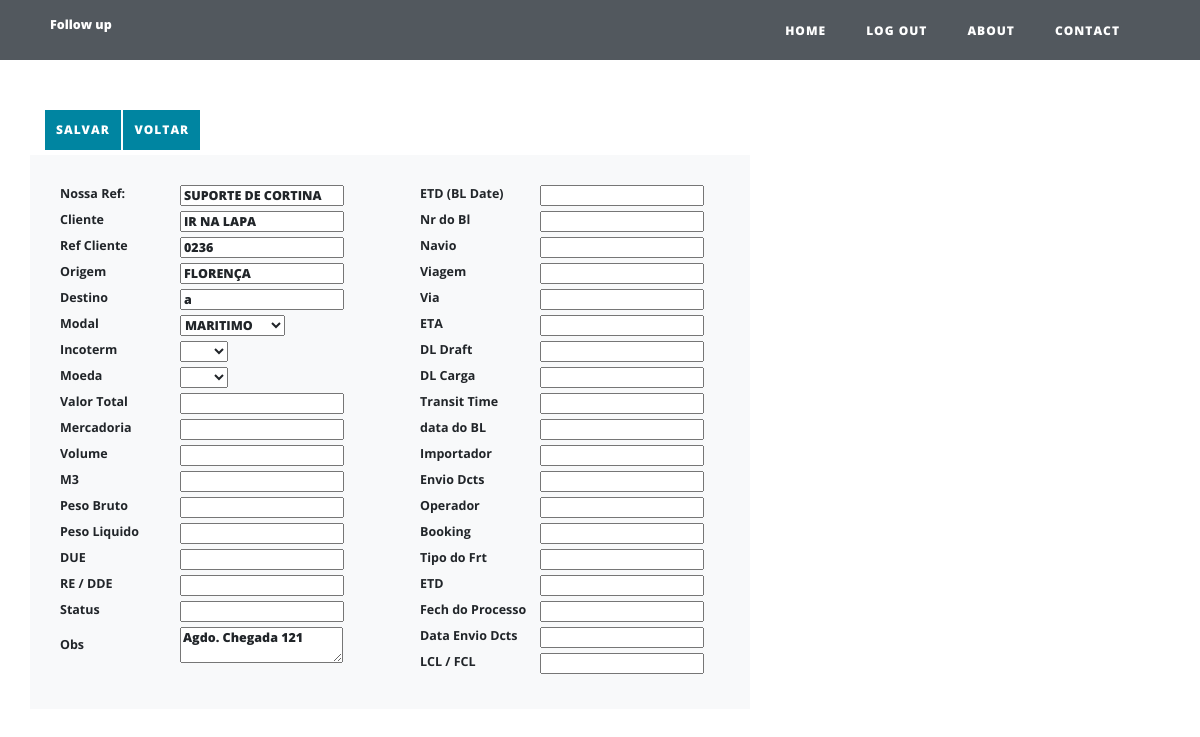
Screenshot of /post/5 (signed in) with the database file from the repository.
### main.py (models this page shows)
class Menu(db.Model):
    print("menu")
    __tablename__ = "TbOne"
    id = db.Column(db.Integer, primary_key=True)
    RefPartner = db.Column(db.String, unique=True, nullable=False)
    Cliente = db.Column(db.String)
    Origem = db.Column(db.String)
    Destino = db.Column(db.String)
    Incoterm = db.Column(db.String)
    RefCliente = db.Column(db.String)
    Moeda = db.Column(db.String)
    modal = db.Column(db.String)
    VlTotal = db.Column(db.Float)
    Merc = db.Column(db.String)
    Vol = db.Column(db.String)
    M3 = db.Column(db.Float)
    Pb = db.Column(db.Float)
    Pl = db.Column(db.Float)
    Re = db.Column(db.String)
    Sd = db.Column(db.String)
    Status = db.Column(db.String)
    Obs = db.Column(db.String)
    bl = db.Column(db.String)
    nrBl = db.Column(db.String)
    navio = db.Column(db.String)
    vg = db.Column(db.String)
    via = db.Column(db.String)
    eta = db.Column(db.String)
    DLDraft = db.Column(db.String)
    DLCarga = db.Column(db.String)
    ttime = db.Column(db.String)
    dtBL = db.Column(db.String)
    Importador = db.Column(db.String)
    dcts = db.Column(db.String)
    Operador = db.Column(db.String)
    Booking = db.Column(db.String)
    TipoFrt = db.Column(db.String)
    Saida = db.Column(db.String)
    fech = db.Column(db.String)
    dtEnvDcts = db.Column(db.String)
    lclFcl = db.Column(db.String)

### main.py (the view, shortened to what this page needs)
@app.route("/post/<int:post_id>", methods=["GET", "POST"])
def show_post(post_id):
    form = FormDadosGerais()
    if not current_user.is_authenticated:
        flash("You need to login or register to comment.")
        return redirect(url_for("login"))
    emb = Menu.query.get(post_id)
    form.RefPartner.data    =   emb.RefPartner
    form.Cliente.data       =   emb.Cliente
    form.RefCliente.data    =   emb.RefCliente
    form.Origem.data        =   emb.Origem
    form.Destino.data       =  emb.Destino
    form.modal.data         =  emb.modal
    form.Incoterm.data      =  emb.Incoterm
    form.Moeda.data         =  emb.Moeda
    form.VlTotal.data       =  emb.VlTotal
    form.Merc.data          =  emb.Merc
    form.Vol.data           =  emb.Vol
    form.M3.data            =  emb.M3
    form.Pb.data            =  emb.Pb
    form.Pl.data            =  emb.Pl
    form.Re.data            =  emb.Re
    form.Sd.data            =  emb.Sd
    form.Status.data        =  emb.Status
    form.Obs.data           =  emb.Obs
    form.bl.data            =  emb.bl
    form.nrBl.data          =  emb.nrBl
    form.navio.data         =  emb.navio
    form.vg.data            =  emb.vg
    form.via.data           =  emb.via
    form.eta.data           =  emb.eta
    form.DLDraft.data       =  emb.DLDraft
    form.DLCarga.data       =  emb.DLCarga
    form.ttime.data         =  emb.ttime
    form.dtBL.data          =  emb.dtBL
    form.Importador.data    =  emb.Importador
    form.dcts.data          =  emb.dcts
    form.Operador.data      =  emb.Operador
    form.Booking.data       =  emb.Booking
    form.TipoFrt.data       =  emb.TipoFrt
    form.Saida.data         =  emb.Saida
    form.fech.data          =  emb.fech
    form.dtEnvDcts.data     =  emb.dtEnvDcts
    form.lclFcl.data        =  emb.lclFcl
    return render_template("post.html", post=emb,  form=form,  current_user=current_user)

### main.py (called while the page is built)
@login_manager.user_loader
def load_user(user_id):
    return User.query.get(int(user_id))

### templates/post.html
{% extends 'bootstrap/base.html' %}
{% import "bootstrap/wtf.html" as wtf %}
{% block content %}
{% include "header.html" %}
<header class="masthead ">
    <div class="overlay"></div>
    <div class="container">
        <div class="row">
            <br> <br> <br> <br>
        </div>
    </div>
</header>
    <div class="container">
        <form method="POST" action="{{ url_for('show_post', post_id = post.id ) }}">
                    <div class="column">
                    <input class="btn btn-primary p-3 btn-sm mb-2" id="DadosGerais" name="submit1" type="submit" value="Salvar">
                    <a  class="btn btn-primary  p-3 btn-sm mb-2" href="{{ url_for('get_all_posts') }}">Voltar</a>
        </div>
            <div class="row">
                <div class=" bg-light p-5 post-preview " >
                        <table style="width:300px">
                            <colgroup>
                                <col span="1" style="width: 40%;">
                                <col span="1" style="width: 60%;">
                            </colgroup>
                            <tbody>
                            {% set count = namespace(value=0) %}
                            {% for field in form %}
                            {% if field.name != "csrf_token" and field.name != "submit1" %}
                            <tr><td> <h5> {{ field.label }}</h5></td>
                                <td><h5> {{ field }} </h5></td></tr>
                            {% set count.value = count.value + 1 %}
                            {%if field.name == "Obs" %}
                            </tbody>
                        </table>
                </div>
                <div class=" bg-light p-5 post-preview " >
                        <table style="width:300px">
                            <colgroup>
                               <col span="1" style="width: 40%;">
                               <col span="1" style="width: 60%;">
                            </colgroup>
                            <tbody>
                            {% endif %}
                            {%elif field.name == "submit1" %}
                        </table>
                        {% endif %}
                        {% endfor %}
                    </div>
                </div>
        </form>
          </div>
{% endblock %}

### rows the page displays
Menu: form "SUPORTE DE CORTINA" "IR NA LAPA" "0236" "FLORENÇA" "a" "MARITIMO" "Agdo. Chegada 121"

### other values shown
{{ field.label }} "Nossa Ref:" "Cliente" "Ref Cliente" "Origem" "Destino" "Modal" "Incoterm" "Moeda" "Valor Total" "Mercadoria" "Volume" "M3" "Peso Bruto" "Peso Liquido" "DUE" "RE / DDE" "Status" "Obs" "ETD (BL Date)" "Nr do Bl" "Navio" "Viagem" "Via" "ETA" "DL Draft" "DL Carga" "Transit Time" "data do BL" "Importador" "Envio Dcts" "Operador" "Booking" "Tipo do Frt" "ETD" "Fech do Processo" "Data Envio Dcts" "LCL / FCL"
